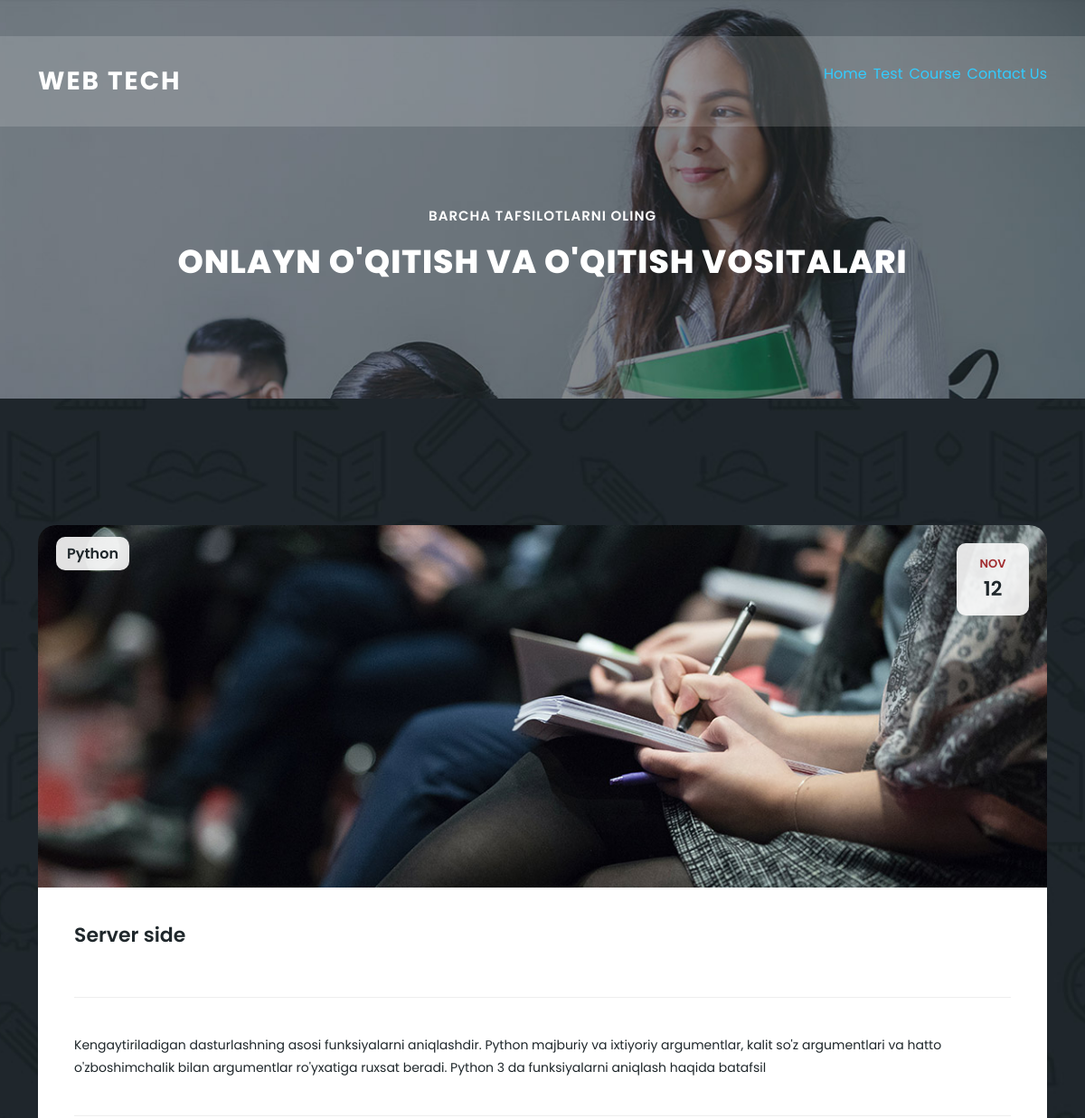
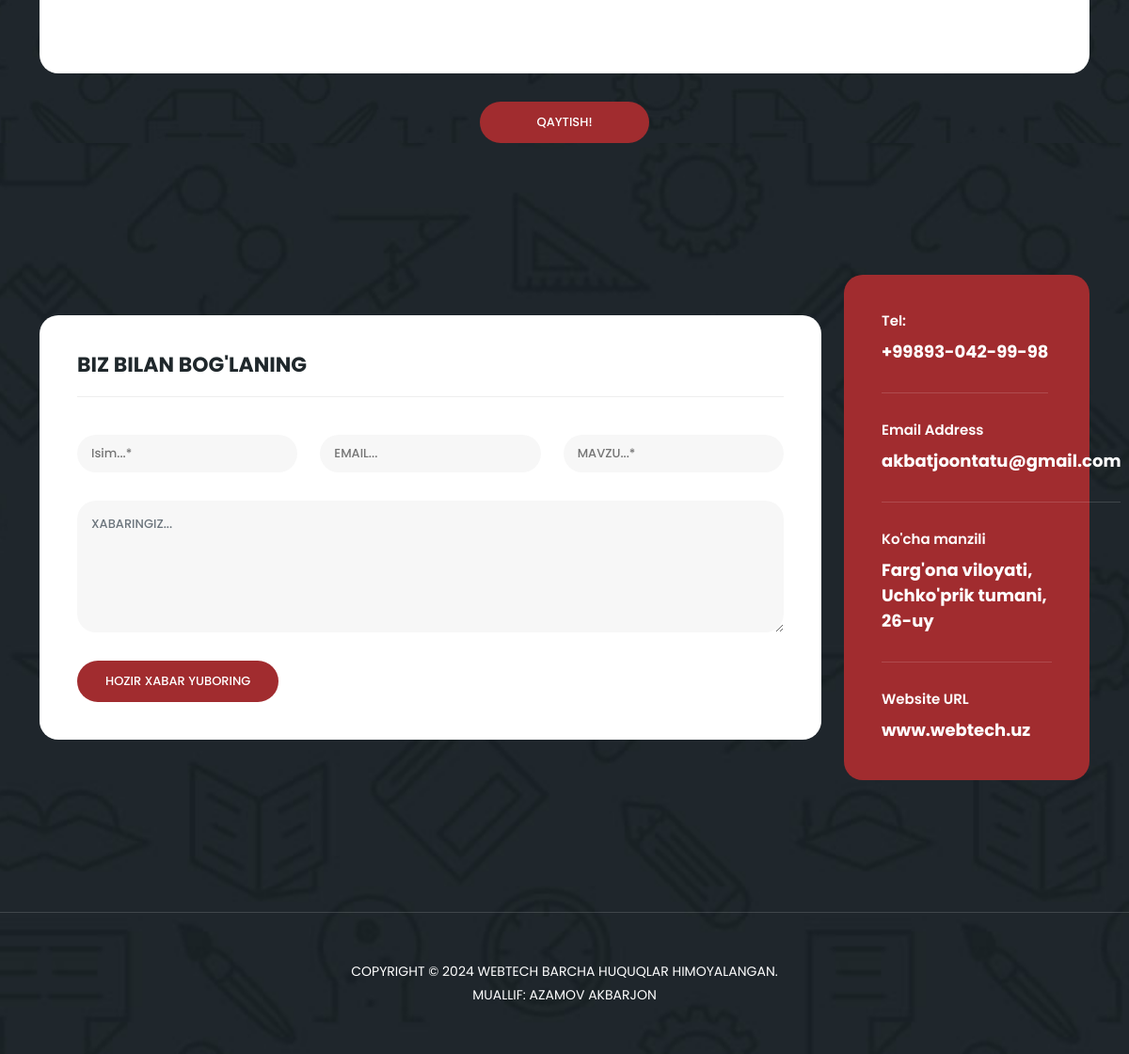
Page /detail/1/ on the committed database (2 pictures, top to bottom).
### donwapp/models.py (models this page shows, shortened)
class Category(models.Model):
    title = models.CharField(max_length=255)
    name = models.CharField(max_length=255)
    summary = models.CharField(max_length=255)
    read_time = models.IntegerField(default=0)
    body = models.TextField()
    image = models.ImageField(upload_to="category/")

### donwapp/views.py (the view)
# urls.py: path('detail/<int:id>/', detail, name='detail'),
def detail(request,id):
    category = Category.objects.filter(id=id).first()
    if request.method == 'POST':
        name = request.POST.get('name')
        email = request.POST.get('email')
        subject = request.POST.get('subject')
        message = request.POST.get('message')
        Feedback.objects.create(name=name, email=email, subject=subject, text=message)
    context = {
        "category":category
    }
    return render(request, 'meeting-details.html', context)

### templates/meeting-details.html
{% extends "index.html" %}
{% load static %}
  {% block content %}
  <section class="heading-page header-text" id="top">
    <div class="container">
      <div class="row">
        <div class="col-lg-12">
          <h6>Barcha tafsilotlarni oling</h6>
          <h2>Onlayn o'qitish va o'qitish vositalari</h2>
        </div>
      </div>
    </div>
  </section>
  <section class="meetings-page" id="meetings">
    <div class="container">
      <div class="row">
        <div class="col-lg-12">
          <div class="row">
            <div class="col-lg-12">
              <div class="meeting-single-item">
                <div class="thumb">
                  <div class="price">
                    <span>{{category.title}}</span>
                  </div>
                  <div class="date">
                    <h6>Nov <span>12</span></h6>
                  </div>
                  <a href="meeting-details.html"><img src="assets/images/single-meeting.jpg" alt=""></a>
                </div>
                <div class="down-content">
                  <a href="#"><h4>{{category.summary}}</h4></a>
                  <p class="description">
                    {{category.body}}
                  </p>
                </div>
              </div>
            </div>
            <div class="col-lg-12">
              <div class="main-button-red">
                <a href="{% url 'index' %}">Qaytish!</a>
              </div>
            </div>
          </div>
        </div>
      </div>
    </div>
  </section>
  {% endblock content %}

### static/assets/css/templatemo-edu-meeting.css (style rules this page uses)
html, body, div, span, applet, object, iframe, h1, h2, h3, h4, h5, h6, p, blockquote, div pre, a, abbr, acronym, address, big, cite, code, del, dfn, em, font, img, ins, kbd, q, s, samp, small, strike, strong, sub, sup, tt, var, b, u, i, center, dl, dt, dd, ol, ul, li, figure, header, nav, section, article, aside, footer, figcaption { margin: 0; padding: 0; border: 0; outline: 0; }
header, nav, section, article, aside, footer, hgroup { display: block; }
* { box-sizing: border-box; }
html, body { font-family: 'Poppins', sans-serif; font-weight: 400; background-color: #fff; font-size: 16px; -ms-text-size-adjust: 100%; -webkit-font-smoothing: antialiased; -moz-osx-font-smoothing: grayscale; }
a { text-decoration: none !important; color: #3CF; }
h1, h2, h3, h4, h5, h6 { margin-top: 0px; margin-bottom: 0px; }
p { font-size: 14px; line-height: 25px; color: #2a2a2a; }
img { width: 100%; overflow: hidden; }
html, body { background: #fff; font-family: 'Poppins', sans-serif; }
.main-button-red a { font-size: 13px; color: #fff; background-color: #a12c2f; padding: 12px 30px; display: inline-block; border-radius: 22px; font-weight: 500; text-transform: uppercase; transition: all .3s; }
section.heading-page { background-image: url(../images/heading-bg.jpg); background-position: center center; background-repeat: no-repeat; background-size: cover; padding-top: 230px; padding-bottom: 110px; text-align: center; }
section.heading-page h6 { margin-top: 0px; font-size: 15px; text-transform: uppercase; font-weight: 600; color: #fff; letter-spacing: 1px; }
section.heading-page h2 { margin-top: 20px; margin-bottom: 20px; font-size: 36px; text-transform: uppercase; font-weight: 800; color: #fff; letter-spacing: 1px; }
section.meetings-page { background-image: url(../images/meetings-page-bg.jpg); background-position: center center; background-attachment: fixed; background-repeat: no-repeat; background-size: cover; padding-top: 140px; padding-bottom: 0px; }
section.meetings-page .main-button-red { text-align: center; }
section.meetings-page .main-button-red a { padding: 12px 60px; text-align: center; margin-top: 30px; }
.meeting-single-item .thumb { position: relative; }
.meeting-single-item .thumb img { border-top-right-radius: 20px; border-top-left-radius: 20px; }
.meeting-single-item .thumb .price { position: absolute; left: 20px; top: 20px; }
.meeting-single-item .thumb .price span { font-size: 16px; color: #1f272b; font-weight: 600; background-color: rgba(250,250,250,0.9); padding: 7px 12px; border-radius: 10px; }
.meeting-single-item .down-content { background-color: #fff; padding: 40px; border-bottom-right-radius: 20px; border-bottom-left-radius: 20px; }
.meeting-single-item .thumb .date { position: absolute; background-color: rgba(250,250,250,0.9); width: 80px; height: 80px; text-align: center; padding: 15px 0px; border-radius: 10px; right: 20px; top: 20px; }
.meeting-single-item .thumb .date h6 { font-size: 13px; text-transform: uppercase; font-weight: 600; color: #a12c2f; }
.meeting-single-item .thumb .date span { display: block; color: #1f272b; font-size: 22px; margin-top: 7px; }
.meeting-single-item .down-content h4 { font-size: 22px; color: #1f272b; font-weight: 600; display: inline-block; margin-bottom: 15px; }
.meeting-single-item .down-content p { color: #1f272b; font-size: 14px; }
.meeting-single-item .down-content p.description { margin-top: 40px; padding-top: 40px; border-top: 1px solid #eee; margin-bottom: 40px; padding-bottom: 40px; border-bottom: 1px solid #eee; }

### rows in the picture
Category: title "Python", summary "Server side", body "Kengaytiriladigan dasturlashning asosi funksiyalarni aniqlashdir. Python majburiy va ixtiyoriy argumentlar, kalit so'z argumentlari va hatto o'zboshimchalik bilan argumentlar ro'yxatiga ruxsat beradi. Python 3 da funksiyalarni aniqlash haqida batafsil"
